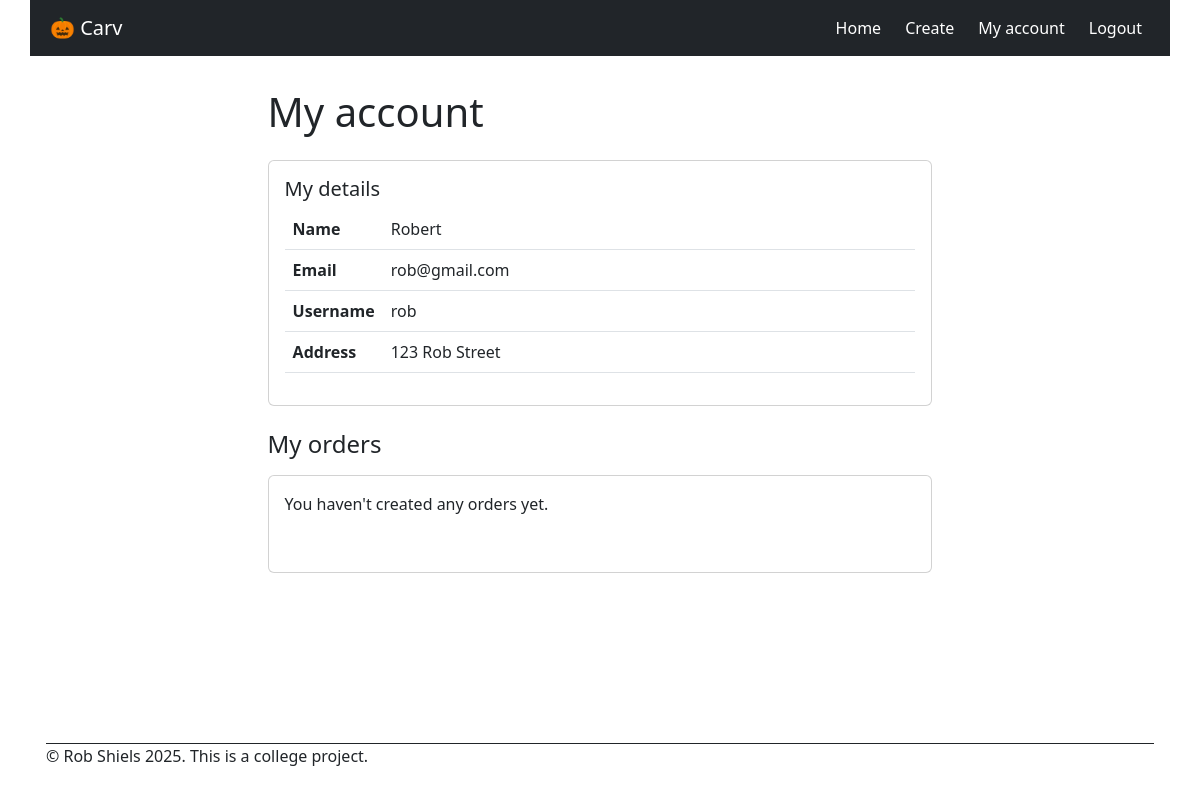
The app's page /my-account (signed in) with its own data.
### models.py (models this page shows, shortened)
class User(db.Model, UserMixin):
    __tablename__ = 'user'
    user_id: Mapped[int] = mapped_column(primary_key=True)
    username: Mapped[str] = mapped_column(nullable=False)
    password: Mapped[str] = mapped_column(nullable=False)
    name: Mapped[str] = mapped_column(nullable=False)
    email: Mapped[str] = mapped_column(nullable=False, unique=True)
    address: Mapped[str] = mapped_column(nullable=False)
    role: Mapped[str] = mapped_column(nullable=False, default="customer")
    orders = db.relationship('Order', back_populates='customer')

### app.py (the view)
@app.route("/my-account")
@login_required
def my_account():
    orders = Order.query.filter_by(customer_id=current_user.user_id).order_by(Order.order_id).all()
    return render_template("my-account.html", orders=orders)

### app.py (called while the page is built)
@login_manager.user_loader
def load_user(user_id):
    return User.query.get(int(user_id))

### templates/my-account.html (shortened to what this page needs)
{% set title = "My account" %}
{% extends "base.html" %}
{% block main %}
<div class="card mb-4">
    <div class="card-body">
        <h5 class="card-title ">My details</h5>
        <table class="table">
            <tbody>
                <tr>
                    <th scope="row" class="hug">Name</th>
                    <td>{{ current_user.name }}</td>
                </tr>
                <tr>
                    <th scope="row" class="hug">Email</th>
                    <td>{{ current_user.email }}</td>
                </tr>
                <tr>
                    <th scope="row" class="hug">Username</th>
                    <td>{{ current_user.username }}</td>
                </tr>
                <tr>
                    <th scope="row" class="hug">Address</th>
                    <td>{{ current_user.address }}</td>
                </tr>
            </tbody>
        </table>
    </div>
</div>
<h4 class="card-title mb-3">My orders</h4>
{% if not orders %}
<div class="card mb-3">
    <div class="card-body">
        <div class="pb-4">
            <p>You haven't created any orders yet.</p>
        </div>
    </div>
</div>
{% endif %}
{% endblock %}

### static/css/style.css (style rules this page uses)
* { margin: 0px; padding: 0px; font-size: 16px; }
html { height: 100%; color: white; }
body { margin: 0px; min-height: 100vh; }
.table td.hug, .table th.hug { width: 1%; white-space: nowrap; }
@media (min-width: 480px) { body { margin: 0px 24px; max-width: 1140px; margin-left: auto; margin-right: auto; } }
@media (min-width: 480px) { .card { width:60%; } }

### records on screen
User: name "Robert", email "rob@gmail.com", username "rob", address "123 Rob Street"

### other values on screen
{{ title or "Welcome" }} "My account"
